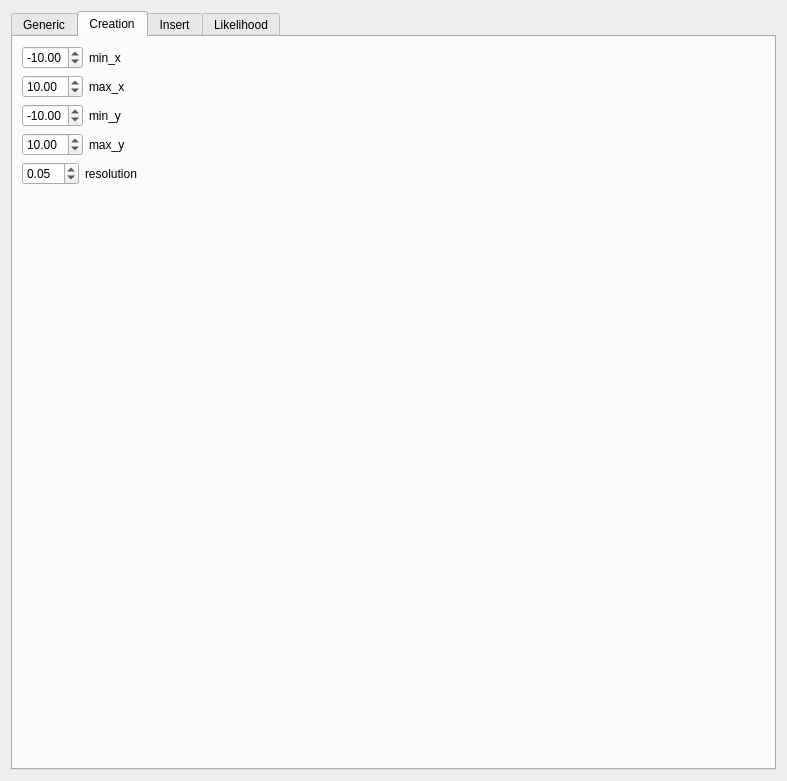
<?xml version="1.0" encoding="UTF-8"?>
<ui version="4.0">
 <class>COccupancyConfig</class>
 <widget class="QWidget" name="COccupancyConfig">
  <property name="geometry">
   <rect>
    <x>0</x>
    <y>0</y>
    <width>787</width>
    <height>781</height>
   </rect>
  </property>
  <property name="windowTitle">
   <string>Form</string>
  </property>
  <layout class="QHBoxLayout" name="horizontalLayout_8">
   <item>
    <widget class="QTabWidget" name="tabWidget">
     <property name="currentIndex">
      <number>1</number>
     </property>
     <widget class="QWidget" name="generic">
      <attribute name="title">
       <string>Generic</string>
      </attribute>
      <layout class="QVBoxLayout" name="verticalLayout_4">
       <item>
        <widget class="QRadioButton" name="enableSaveAs3DObject">
         <property name="text">
          <string>enableSaveAs3DObject</string>
         </property>
         <property name="checked">
          <bool>true</bool>
         </property>
         <property name="autoExclusive">
          <bool>false</bool>
         </property>
        </widget>
       </item>
       <item>
        <widget class="QRadioButton" name="enableObservationLikelihood">
         <property name="text">
          <string>enableObservationLikelihood</string>
         </property>
         <property name="checked">
          <bool>true</bool>
         </property>
         <property name="autoExclusive">
          <bool>false</bool>
         </property>
        </widget>
       </item>
       <item>
        <widget class="QRadioButton" name="enableObservationInsertion">
         <property name="text">
          <string>enableObservationInsertion</string>
         </property>
         <property name="checked">
          <bool>true</bool>
         </property>
         <property name="autoExclusive">
          <bool>false</bool>
         </property>
        </widget>
       </item>
       <item>
        <spacer name="verticalSpacer_4">
         <property name="orientation">
          <enum>Qt::Vertical</enum>
         </property>
         <property name="sizeHint" stdset="0">
          <size>
           <width>20</width>
           <height>40</height>
          </size>
         </property>
        </spacer>
       </item>
      </layout>
     </widget>
     <widget class="QWidget" name="creation">
      <attribute name="title">
       <string>Creation</string>
      </attribute>
      <layout class="QVBoxLayout" name="verticalLayout_2">
       <item>
        <layout class="QHBoxLayout" name="horizontalLayout_9">
         <item>
          <widget class="QDoubleSpinBox" name="min_x">
           <property name="minimum">
            <double>-99.000000000000000</double>
           </property>
           <property name="value">
            <double>-10.000000000000000</double>
           </property>
          </widget>
         </item>
         <item>
          <widget class="QLabel" name="label_8">
           <property name="text">
            <string>min_x</string>
           </property>
          </widget>
         </item>
         <item>
          <spacer name="horizontalSpacer_8">
           <property name="orientation">
            <enum>Qt::Horizontal</enum>
           </property>
           <property name="sizeHint" stdset="0">
            <size>
             <width>40</width>
             <height>20</height>
            </size>
           </property>
          </spacer>
         </item>
        </layout>
       </item>
       <item>
        <layout class="QHBoxLayout" name="horizontalLayout_10">
         <item>
          <widget class="QDoubleSpinBox" name="max_x">
           <property name="minimum">
            <double>-99.000000000000000</double>
           </property>
           <property name="value">
            <double>10.000000000000000</double>
           </property>
          </widget>
         </item>
         <item>
          <widget class="QLabel" name="label_9">
           <property name="text">
            <string>max_x</string>
           </property>
          </widget>
         </item>
         <item>
          <spacer name="horizontalSpacer_9">
           <property name="orientation">
            <enum>Qt::Horizontal</enum>
           </property>
           <property name="sizeHint" stdset="0">
            <size>
             <width>40</width>
             <height>20</height>
            </size>
           </property>
          </spacer>
         </item>
        </layout>
       </item>
       <item>
        <layout class="QHBoxLayout" name="horizontalLayout_11">
         <item>
          <widget class="QDoubleSpinBox" name="min_y">
           <property name="minimum">
            <double>-99.000000000000000</double>
           </property>
           <property name="value">
            <double>-10.000000000000000</double>
           </property>
          </widget>
         </item>
         <item>
          <widget class="QLabel" name="label_10">
           <property name="text">
            <string>min_y</string>
           </property>
          </widget>
         </item>
         <item>
          <spacer name="horizontalSpacer_10">
           <property name="orientation">
            <enum>Qt::Horizontal</enum>
           </property>
           <property name="sizeHint" stdset="0">
            <size>
             <width>40</width>
             <height>20</height>
            </size>
           </property>
          </spacer>
         </item>
        </layout>
       </item>
       <item>
        <layout class="QHBoxLayout" name="horizontalLayout_12">
         <item>
          <widget class="QDoubleSpinBox" name="max_y">
           <property name="minimum">
            <double>-99.000000000000000</double>
           </property>
           <property name="value">
            <double>10.000000000000000</double>
           </property>
          </widget>
         </item>
         <item>
          <widget class="QLabel" name="label_11">
           <property name="text">
            <string>max_y</string>
           </property>
          </widget>
         </item>
         <item>
          <spacer name="horizontalSpacer_11">
           <property name="orientation">
            <enum>Qt::Horizontal</enum>
           </property>
           <property name="sizeHint" stdset="0">
            <size>
             <width>40</width>
             <height>20</height>
            </size>
           </property>
          </spacer>
         </item>
        </layout>
       </item>
       <item>
        <layout class="QHBoxLayout" name="horizontalLayout_13">
         <item>
          <widget class="QDoubleSpinBox" name="resolution">
           <property name="value">
            <double>0.050000000000000</double>
           </property>
          </widget>
         </item>
         <item>
          <widget class="QLabel" name="label_12">
           <property name="text">
            <string>resolution</string>
           </property>
          </widget>
         </item>
         <item>
          <spacer name="horizontalSpacer_12">
           <property name="orientation">
            <enum>Qt::Horizontal</enum>
           </property>
           <property name="sizeHint" stdset="0">
            <size>
             <width>40</width>
             <height>20</height>
            </size>
           </property>
          </spacer>
         </item>
        </layout>
       </item>
       <item>
        <spacer name="verticalSpacer_2">
         <property name="orientation">
          <enum>Qt::Vertical</enum>
         </property>
         <property name="sizeHint" stdset="0">
          <size>
           <width>20</width>
           <height>40</height>
          </size>
         </property>
        </spacer>
       </item>
      </layout>
     </widget>
     <widget class="QWidget" name="insert">
      <attribute name="title">
       <string>Insert</string>
      </attribute>
      <layout class="QVBoxLayout" name="verticalLayout">
       <item>
        <layout class="QHBoxLayout" name="horizontalLayout">
         <item>
          <widget class="QDoubleSpinBox" name="mapAltitude">
           <property name="value">
            <double>0.300000000000000</double>
           </property>
          </widget>
         </item>
         <item>
          <widget class="QLabel" name="label">
           <property name="text">
            <string>mapAltitude</string>
           </property>
          </widget>
         </item>
         <item>
          <spacer name="horizontalSpacer">
           <property name="orientation">
            <enum>Qt::Horizontal</enum>
           </property>
           <property name="sizeHint" stdset="0">
            <size>
             <width>40</width>
             <height>20</height>
            </size>
           </property>
          </spacer>
         </item>
        </layout>
       </item>
       <item>
        <widget class="QRadioButton" name="useMapAltitude">
         <property name="text">
          <string>useMapAltitude</string>
         </property>
         <property name="checked">
          <bool>true</bool>
         </property>
         <property name="autoExclusive">
          <bool>false</bool>
         </property>
        </widget>
       </item>
       <item>
        <layout class="QHBoxLayout" name="horizontalLayout_2">
         <item>
          <widget class="QDoubleSpinBox" name="maxDistanceInsertion">
           <property name="value">
            <double>15.000000000000000</double>
           </property>
          </widget>
         </item>
         <item>
          <widget class="QLabel" name="label_2">
           <property name="text">
            <string>maxDistanceInsertion</string>
           </property>
          </widget>
         </item>
         <item>
          <spacer name="horizontalSpacer_2">
           <property name="orientation">
            <enum>Qt::Horizontal</enum>
           </property>
           <property name="sizeHint" stdset="0">
            <size>
             <width>40</width>
             <height>20</height>
            </size>
           </property>
          </spacer>
         </item>
        </layout>
       </item>
       <item>
        <layout class="QHBoxLayout" name="horizontalLayout_3">
         <item>
          <widget class="QDoubleSpinBox" name="maxOccupancyUpdateCertainty">
           <property name="value">
            <double>0.650000000000000</double>
           </property>
          </widget>
         </item>
         <item>
          <widget class="QLabel" name="label_3">
           <property name="text">
            <string>maxOccupancyUpdateCertainty</string>
           </property>
          </widget>
         </item>
         <item>
          <spacer name="horizontalSpacer_3">
           <property name="orientation">
            <enum>Qt::Horizontal</enum>
           </property>
           <property name="sizeHint" stdset="0">
            <size>
             <width>40</width>
             <height>20</height>
            </size>
           </property>
          </spacer>
         </item>
        </layout>
       </item>
       <item>
        <widget class="QRadioButton" name="considerInvalidRangesAsFreeSpace">
         <property name="text">
          <string>considerInvalidRangesAsFreeSpace</string>
         </property>
         <property name="checked">
          <bool>true</bool>
         </property>
         <property name="autoExclusive">
          <bool>false</bool>
         </property>
        </widget>
       </item>
       <item>
        <layout class="QHBoxLayout" name="horizontalLayout_7">
         <item>
          <widget class="QSpinBox" name="decimation">
           <property name="value">
            <number>1</number>
           </property>
          </widget>
         </item>
         <item>
          <widget class="QLabel" name="label_7">
           <property name="text">
            <string>decimation</string>
           </property>
          </widget>
         </item>
         <item>
          <spacer name="horizontalSpacer_7">
           <property name="orientation">
            <enum>Qt::Horizontal</enum>
           </property>
           <property name="sizeHint" stdset="0">
            <size>
             <width>40</width>
             <height>20</height>
            </size>
           </property>
          </spacer>
         </item>
        </layout>
       </item>
       <item>
        <layout class="QHBoxLayout" name="horizontalLayout_4">
         <item>
          <widget class="QDoubleSpinBox" name="horizontalTolerance">
           <property name="decimals">
            <number>6</number>
           </property>
           <property name="minimum">
            <double>0.000001000000000</double>
           </property>
           <property name="singleStep">
            <double>0.000001000000000</double>
           </property>
           <property name="value">
            <double>0.000873000000000</double>
           </property>
          </widget>
         </item>
         <item>
          <widget class="QLabel" name="label_4">
           <property name="text">
            <string>horizontalTolerance</string>
           </property>
          </widget>
         </item>
         <item>
          <spacer name="horizontalSpacer_4">
           <property name="orientation">
            <enum>Qt::Horizontal</enum>
           </property>
           <property name="sizeHint" stdset="0">
            <size>
             <width>40</width>
             <height>20</height>
            </size>
           </property>
          </spacer>
         </item>
        </layout>
       </item>
       <item>
        <layout class="QHBoxLayout" name="horizontalLayout_5">
         <item>
          <widget class="QDoubleSpinBox" name="CFD_features_gaussian_size">
           <property name="value">
            <double>1.000000000000000</double>
           </property>
          </widget>
         </item>
         <item>
          <widget class="QLabel" name="label_5">
           <property name="text">
            <string>CFD_features_gaussian_size</string>
           </property>
          </widget>
         </item>
         <item>
          <spacer name="horizontalSpacer_5">
           <property name="orientation">
            <enum>Qt::Horizontal</enum>
           </property>
           <property name="sizeHint" stdset="0">
            <size>
             <width>40</width>
             <height>20</height>
            </size>
           </property>
          </spacer>
         </item>
        </layout>
       </item>
       <item>
        <layout class="QHBoxLayout" name="horizontalLayout_6">
         <item>
          <widget class="QDoubleSpinBox" name="CFD_features_median_size">
           <property name="value">
            <double>3.000000000000000</double>
           </property>
          </widget>
         </item>
         <item>
          <widget class="QLabel" name="label_6">
           <property name="text">
            <string>CFD_features_median_size</string>
           </property>
          </widget>
         </item>
         <item>
          <spacer name="horizontalSpacer_6">
           <property name="orientation">
            <enum>Qt::Horizontal</enum>
           </property>
           <property name="sizeHint" stdset="0">
            <size>
             <width>40</width>
             <height>20</height>
            </size>
           </property>
          </spacer>
         </item>
        </layout>
       </item>
       <item>
        <widget class="QRadioButton" name="wideningBeamsWithDistance">
         <property name="text">
          <string>wideningBeamsWithDistance</string>
         </property>
         <property name="checked">
          <bool>false</bool>
         </property>
         <property name="autoExclusive">
          <bool>false</bool>
         </property>
        </widget>
       </item>
       <item>
        <spacer name="verticalSpacer">
         <property name="orientation">
          <enum>Qt::Vertical</enum>
         </property>
         <property name="sizeHint" stdset="0">
          <size>
           <width>20</width>
           <height>40</height>
          </size>
         </property>
        </spacer>
       </item>
      </layout>
     </widget>
     <widget class="QWidget" name="likelihood">
      <attribute name="title">
       <string>Likelihood</string>
      </attribute>
      <layout class="QVBoxLayout" name="verticalLayout_3">
       <item>
        <layout class="QHBoxLayout" name="horizontalLayout_14">
         <item>
          <widget class="QComboBox" name="likelihoodMethod"/>
         </item>
         <item>
          <widget class="QLabel" name="label_13">
           <property name="text">
            <string>likelihoodMethod</string>
           </property>
          </widget>
         </item>
         <item>
          <spacer name="horizontalSpacer_13">
           <property name="orientation">
            <enum>Qt::Horizontal</enum>
           </property>
           <property name="sizeHint" stdset="0">
            <size>
             <width>40</width>
             <height>20</height>
            </size>
           </property>
          </spacer>
         </item>
        </layout>
       </item>
       <item>
        <layout class="QHBoxLayout" name="horizontalLayout_15">
         <item>
          <widget class="QDoubleSpinBox" name="LF_stdHit">
           <property name="value">
            <double>0.350000000000000</double>
           </property>
          </widget>
         </item>
         <item>
          <widget class="QLabel" name="label_14">
           <property name="text">
            <string>LF_stdHit</string>
           </property>
          </widget>
         </item>
         <item>
          <spacer name="horizontalSpacer_14">
           <property name="orientation">
            <enum>Qt::Horizontal</enum>
           </property>
           <property name="sizeHint" stdset="0">
            <size>
             <width>40</width>
             <height>20</height>
            </size>
           </property>
          </spacer>
         </item>
        </layout>
       </item>
       <item>
        <layout class="QHBoxLayout" name="horizontalLayout_16">
         <item>
          <widget class="QDoubleSpinBox" name="LF_zHit">
           <property name="value">
            <double>0.950000000000000</double>
           </property>
          </widget>
         </item>
         <item>
          <widget class="QLabel" name="label_15">
           <property name="text">
            <string>LF_zHit</string>
           </property>
          </widget>
         </item>
         <item>
          <spacer name="horizontalSpacer_15">
           <property name="orientation">
            <enum>Qt::Horizontal</enum>
           </property>
           <property name="sizeHint" stdset="0">
            <size>
             <width>40</width>
             <height>20</height>
            </size>
           </property>
          </spacer>
         </item>
        </layout>
       </item>
       <item>
        <layout class="QHBoxLayout" name="horizontalLayout_17">
         <item>
          <widget class="QDoubleSpinBox" name="LF_zRandom">
           <property name="value">
            <double>0.050000000000000</double>
           </property>
          </widget>
         </item>
         <item>
          <widget class="QLabel" name="label_16">
           <property name="text">
            <string>LF_zRandom</string>
           </property>
          </widget>
         </item>
         <item>
          <spacer name="horizontalSpacer_16">
           <property name="orientation">
            <enum>Qt::Horizontal</enum>
           </property>
           <property name="sizeHint" stdset="0">
            <size>
             <width>40</width>
             <height>20</height>
            </size>
           </property>
          </spacer>
         </item>
        </layout>
       </item>
       <item>
        <layout class="QHBoxLayout" name="horizontalLayout_18">
         <item>
          <widget class="QDoubleSpinBox" name="LF_maxRange">
           <property name="value">
            <double>81.000000000000000</double>
           </property>
          </widget>
         </item>
         <item>
          <widget class="QLabel" name="label_17">
           <property name="text">
            <string>LF_maxRange</string>
           </property>
          </widget>
         </item>
         <item>
          <spacer name="horizontalSpacer_17">
           <property name="orientation">
            <enum>Qt::Horizontal</enum>
           </property>
           <property name="sizeHint" stdset="0">
            <size>
             <width>40</width>
             <height>20</height>
            </size>
           </property>
          </spacer>
         </item>
        </layout>
       </item>
       <item>
        <layout class="QHBoxLayout" name="horizontalLayout_19">
         <item>
          <widget class="QSpinBox" name="LF_decimation">
           <property name="value">
            <number>5</number>
           </property>
          </widget>
         </item>
         <item>
          <widget class="QLabel" name="label_18">
           <property name="text">
            <string>LF_decimation</string>
           </property>
          </widget>
         </item>
         <item>
          <spacer name="horizontalSpacer_18">
           <property name="orientation">
            <enum>Qt::Horizontal</enum>
           </property>
           <property name="sizeHint" stdset="0">
            <size>
             <width>40</width>
             <height>20</height>
            </size>
           </property>
          </spacer>
         </item>
        </layout>
       </item>
       <item>
        <layout class="QHBoxLayout" name="horizontalLayout_20">
         <item>
          <widget class="QDoubleSpinBox" name="LF_maxCorrsDistance">
           <property name="value">
            <double>0.300000000000000</double>
           </property>
          </widget>
         </item>
         <item>
          <widget class="QLabel" name="label_19">
           <property name="text">
            <string>LF_maxCorrsDistance</string>
           </property>
          </widget>
         </item>
         <item>
          <spacer name="horizontalSpacer_19">
           <property name="orientation">
            <enum>Qt::Horizontal</enum>
           </property>
           <property name="sizeHint" stdset="0">
            <size>
             <width>40</width>
             <height>20</height>
            </size>
           </property>
          </spacer>
         </item>
        </layout>
       </item>
       <item>
        <widget class="QRadioButton" name="LF_useSquareDist">
         <property name="text">
          <string>LF_useSquareDist</string>
         </property>
         <property name="checked">
          <bool>false</bool>
         </property>
         <property name="autoExclusive">
          <bool>false</bool>
         </property>
        </widget>
       </item>
       <item>
        <widget class="QRadioButton" name="LF_alternateAverageMethod">
         <property name="text">
          <string>LF_alternateAverageMethod</string>
         </property>
         <property name="checked">
          <bool>false</bool>
         </property>
         <property name="autoExclusive">
          <bool>false</bool>
         </property>
        </widget>
       </item>
       <item>
        <layout class="QHBoxLayout" name="horizontalLayout_21">
         <item>
          <widget class="QDoubleSpinBox" name="MI_exponent">
           <property name="value">
            <double>2.500000000000000</double>
           </property>
          </widget>
         </item>
         <item>
          <widget class="QLabel" name="label_20">
           <property name="text">
            <string>MI_exponent</string>
           </property>
          </widget>
         </item>
         <item>
          <spacer name="horizontalSpacer_20">
           <property name="orientation">
            <enum>Qt::Horizontal</enum>
           </property>
           <property name="sizeHint" stdset="0">
            <size>
             <width>40</width>
             <height>20</height>
            </size>
           </property>
          </spacer>
         </item>
        </layout>
       </item>
       <item>
        <layout class="QHBoxLayout" name="horizontalLayout_22">
         <item>
          <widget class="QSpinBox" name="MI_skip_rays">
           <property name="value">
            <number>10</number>
           </property>
          </widget>
         </item>
         <item>
          <widget class="QLabel" name="label_21">
           <property name="text">
            <string>MI_skip_rays</string>
           </property>
          </widget>
         </item>
         <item>
          <spacer name="horizontalSpacer_21">
           <property name="orientation">
            <enum>Qt::Horizontal</enum>
           </property>
           <property name="sizeHint" stdset="0">
            <size>
             <width>40</width>
             <height>20</height>
            </size>
           </property>
          </spacer>
         </item>
        </layout>
       </item>
       <item>
        <layout class="QHBoxLayout" name="horizontalLayout_23">
         <item>
          <widget class="QDoubleSpinBox" name="MI_ratio_max_distance">
           <property name="value">
            <double>1.500000000000000</double>
           </property>
          </widget>
         </item>
         <item>
          <widget class="QLabel" name="label_22">
           <property name="text">
            <string>MI_ratio_max_distance</string>
           </property>
          </widget>
         </item>
         <item>
          <spacer name="horizontalSpacer_22">
           <property name="orientation">
            <enum>Qt::Horizontal</enum>
           </property>
           <property name="sizeHint" stdset="0">
            <size>
             <width>40</width>
             <height>20</height>
            </size>
           </property>
          </spacer>
         </item>
        </layout>
       </item>
       <item>
        <widget class="QRadioButton" name="rayTracing_useDistanceFilter">
         <property name="text">
          <string>rayTracing_useDistanceFilter</string>
         </property>
         <property name="checked">
          <bool>true</bool>
         </property>
         <property name="autoExclusive">
          <bool>false</bool>
         </property>
        </widget>
       </item>
       <item>
        <layout class="QHBoxLayout" name="horizontalLayout_24">
         <item>
          <widget class="QSpinBox" name="rayTracing_decimation">
           <property name="value">
            <number>10</number>
           </property>
          </widget>
         </item>
         <item>
          <widget class="QLabel" name="label_23">
           <property name="text">
            <string>rayTracing_decimation</string>
           </property>
          </widget>
         </item>
         <item>
          <spacer name="horizontalSpacer_23">
           <property name="orientation">
            <enum>Qt::Horizontal</enum>
           </property>
           <property name="sizeHint" stdset="0">
            <size>
             <width>40</width>
             <height>20</height>
            </size>
           </property>
          </spacer>
         </item>
        </layout>
       </item>
       <item>
        <layout class="QHBoxLayout" name="horizontalLayout_25">
         <item>
          <widget class="QDoubleSpinBox" name="rayTracing_stdHit">
           <property name="value">
            <double>1.000000000000000</double>
           </property>
          </widget>
         </item>
         <item>
          <widget class="QLabel" name="label_24">
           <property name="text">
            <string>rayTracing_stdHit</string>
           </property>
          </widget>
         </item>
         <item>
          <spacer name="horizontalSpacer_24">
           <property name="orientation">
            <enum>Qt::Horizontal</enum>
           </property>
           <property name="sizeHint" stdset="0">
            <size>
             <width>40</width>
             <height>20</height>
            </size>
           </property>
          </spacer>
         </item>
        </layout>
       </item>
       <item>
        <layout class="QHBoxLayout" name="horizontalLayout_26">
         <item>
          <widget class="QSpinBox" name="consensus_takeEachRange">
           <property name="value">
            <number>1</number>
           </property>
          </widget>
         </item>
         <item>
          <widget class="QLabel" name="label_25">
           <property name="text">
            <string>consensus_takeEachRange</string>
           </property>
          </widget>
         </item>
         <item>
          <spacer name="horizontalSpacer_25">
           <property name="orientation">
            <enum>Qt::Horizontal</enum>
           </property>
           <property name="sizeHint" stdset="0">
            <size>
             <width>40</width>
             <height>20</height>
            </size>
           </property>
          </spacer>
         </item>
        </layout>
       </item>
       <item>
        <layout class="QHBoxLayout" name="horizontalLayout_27">
         <item>
          <widget class="QDoubleSpinBox" name="consensus_pow">
           <property name="value">
            <double>5.000000000000000</double>
           </property>
          </widget>
         </item>
         <item>
          <widget class="QLabel" name="label_26">
           <property name="text">
            <string>consensus_pow</string>
           </property>
          </widget>
         </item>
         <item>
          <spacer name="horizontalSpacer_26">
           <property name="orientation">
            <enum>Qt::Horizontal</enum>
           </property>
           <property name="sizeHint" stdset="0">
            <size>
             <width>40</width>
             <height>20</height>
            </size>
           </property>
          </spacer>
         </item>
        </layout>
       </item>
       <item>
        <widget class="QRadioButton" name="enableLikelihoodCache">
         <property name="text">
          <string>enableLikelihoodCache</string>
         </property>
         <property name="checked">
          <bool>true</bool>
         </property>
         <property name="autoExclusive">
          <bool>false</bool>
         </property>
        </widget>
       </item>
       <item>
        <spacer name="verticalSpacer_3">
         <property name="orientation">
          <enum>Qt::Vertical</enum>
         </property>
         <property name="sizeHint" stdset="0">
          <size>
           <width>20</width>
           <height>40</height>
          </size>
         </property>
        </spacer>
       </item>
      </layout>
     </widget>
    </widget>
   </item>
  </layout>
 </widget>
 <resources/>
 <connections/>
</ui>
